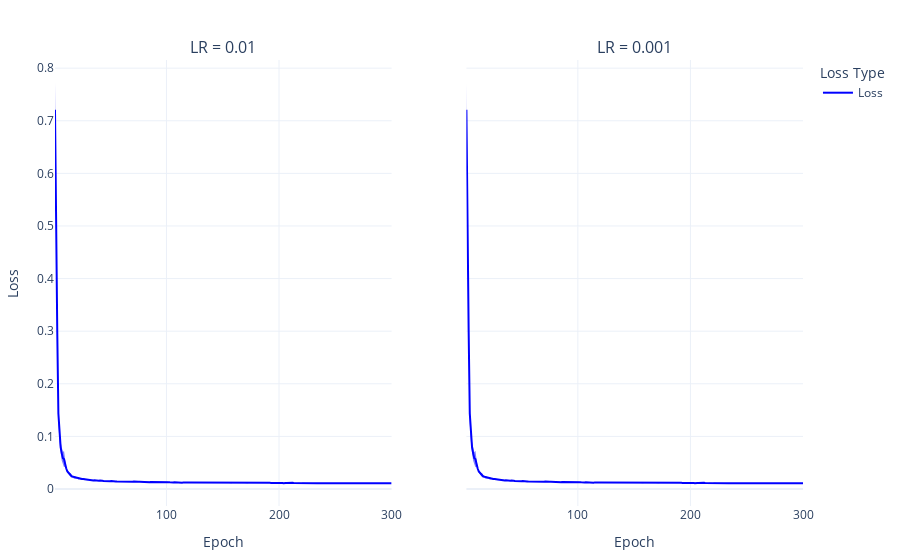

Source (notebook cell):
### Code cell
import pandas as pd
import plotly.graph_objects as go
from plotly.subplots import make_subplots

# Compute mean and std per Epoch across seeds
agg1 = losses_01.groupby('Epoch').agg(['mean', 'std']).reset_index()
agg2 = losses_001.groupby('Epoch').agg(['mean', 'std']).reset_index()

# Create subplots
fig = make_subplots(rows=1, cols=2, shared_yaxes=True,
                    subplot_titles=("LR = 0.01", "LR = 0.001"))

# Colors for consistency
colors = {'Loss': 'blue'}

# Plot mean + std as shaded area for losses_df (left)
for loss in ['Loss']:

    mean = agg1[(loss, 'mean')]
    std = agg1[(loss, 'std')]
    epochs = agg1['Epoch']

    # Shaded std area
    fig.add_trace(go.Scatter(
        x=epochs.tolist() + epochs[::-1].tolist(),
        y=(mean + std).tolist() + (mean - std)[::-1].tolist(),
        fill='toself',
        fillcolor=colors[loss],
        line=dict(color='rgba(255,255,255,0)'),
        showlegend=False,
        opacity=0.5
    ), row=1, col=1)

    # Mean line
    fig.add_trace(go.Scatter(
        x=epochs,
        y=mean,
        mode='lines',
        name=loss,
        line=dict(color=colors[loss])
    ), row=1, col=1)

# Plot mean + std as shaded area for losses_df2 (right)
for loss in ['Loss']:

    mean = agg2[(loss, 'mean')]
    std = agg2[(loss, 'std')]
    epochs = agg2['Epoch']

    fig.add_trace(go.Scatter(
        x=epochs.tolist() + epochs[::-1].tolist(),
        y=(mean + std).tolist() + (mean - std)[::-1].tolist(),
        fill='toself',
        fillcolor=colors[loss],
        line=dict(color='rgba(255,255,255,0)'),
        showlegend=False,
        opacity=0.5
    ), row=1, col=2)

    fig.add_trace(go.Scatter(
        x=epochs,
        y=mean,
        mode='lines',
        line=dict(color=colors[loss]),
        showlegend=False
    ), row=1, col=2)

# Layout and formatting
fig.update_layout(
    template='plotly_white',
    legend_title='Loss Type',
    margin=dict(l=40, r=40, t=60, b=40),
    legend=dict(title_font=dict(size=14), font=dict(size=12))
)

fig.update_xaxes(title_text='Epoch', title_font=dict(size=14), row=1, col=1)
fig.update_xaxes(title_text='Epoch', title_font=dict(size=14), row=1, col=2)
fig.update_yaxes(title_text='Loss', title_font=dict(size=14), row=1, col=1)

fig.update_traces(marker=dict(size=5),
                  line=dict(width=2),
                  hovertemplate='Epoch: %{x}<br>Loss: %{y:.2f}<extra></extra>')

fig.show()

### Figure 1 — Plotly figure (JSON) as saved in the notebook; plotly's stock layout.template omitted (floating-point values rounded to 4 significant figures; data arrays with more than 128 entries replaced by an {"elided": "..."} marker saying what was removed)
{"data": [{"fill": "toself", "fillcolor": "blue", "hovertemplate": "Epoch: %{x}<br>Loss: %{y:.2f}<extra></extra>", "line": {"color": "rgba(255,255,255,0)", "width": 2}, "marker": {"size": 5}, "opacity": 0.5, "showlegend": false, "type": "scatter", "x": {"elided": "600 int values"}, "xaxis": "x", "y": {"elided": "600 float values"}, "yaxis": "y"}, {"hovertemplate": "Epoch: %{x}<br>Loss: %{y:.2f}<extra></extra>", "line": {"color": "blue", "width": 2}, "marker": {"size": 5}, "mode": "lines", "name": "Loss", "type": "scatter", "x": {"elided": "300 int values"}, "xaxis": "x", "y": {"elided": "300 float values"}, "yaxis": "y"}, {"fill": "toself", "fillcolor": "blue", "hovertemplate": "Epoch: %{x}<br>Loss: %{y:.2f}<extra></extra>", "line": {"color": "rgba(255,255,255,0)", "width": 2}, "marker": {"size": 5}, "opacity": 0.5, "showlegend": false, "type": "scatter", "x": {"elided": "600 int values"}, "xaxis": "x2", "y": {"elided": "600 float values"}, "yaxis": "y2"}, {"hovertemplate": "Epoch: %{x}<br>Loss: %{y:.2f}<extra></extra>", "line": {"color": "blue", "width": 2}, "marker": {"size": 5}, "mode": "lines", "showlegend": false, "type": "scatter", "x": {"elided": "300 int values"}, "xaxis": "x2", "y": {"elided": "300 float values"}, "yaxis": "y2"}], "layout": {"annotations": [{"font": {"size": 16}, "showarrow": false, "text": "LR = 0.01", "x": 0.225, "xanchor": "center", "xref": "paper", "y": 1, "yanchor": "bottom", "yref": "paper"}, {"font": {"size": 16}, "showarrow": false, "text": "LR = 0.001", "x": 0.775, "xanchor": "center", "xref": "paper", "y": 1, "yanchor": "bottom", "yref": "paper"}], "legend": {"font": {"size": 12}, "title": {"font": {"size": 14}, "text": "Loss Type"}}, "margin": {"b": 40, "l": 40, "r": 40, "t": 60}, "xaxis": {"anchor": "y", "domain": [0, 0.45], "title": {"font": {"size": 14}, "text": "Epoch"}}, "xaxis2": {"anchor": "y2", "domain": [0.55, 1], "title": {"font": {"size": 14}, "text": "Epoch"}}, "yaxis": {"anchor": "x", "domain": [0, 1], "title": {"font": {"size": 14}, "text": "Loss"}}, "yaxis2": {"anchor": "x2", "domain": [0, 1], "matches": "y", "showticklabels": false}}}
